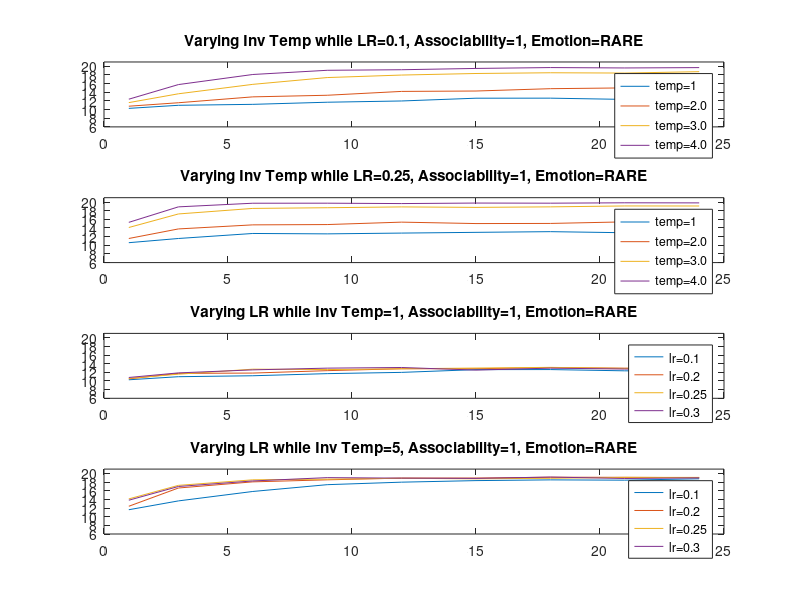

Here is the MATLAB script that generated this plot:
clear all
lrs =[0.1,0.2,0.25,0.3]; %lrates
values=[-1,1,1,1,-1]; %values
value=0; %starting value
inv_temp=[1,2,5,8]; %inverse temperatures
trials_learning=[1,3,6,9,12,15,18,21,24];
associability=[1.0,1.5,2.0,3.0];
trials_testing=20;
counter=0;
for lr=lrs % consider a possible learning rate
    for counter=1:9 %consider a number of learning trials
        for c=1:100
            value=0;
            for j=1:trials_learning(counter)
                if rand<0.6;
                    obs=1;
                    value=value+(lr*(obs-value));
                else
                    obs=0;
                    value=value+((lr*associability(1))*(obs-value));
                end
                
            end
            vc(c)=value;
        end
        value=mean(vc); %average estimate of the transition probability for given # trials and LR.

        it_counter=1;
        for temp=inv_temp %consider a given inverse temperature
            temp;
            
            for k=1:100
                bc=0; %best-choice counter
                for i=1:trials_testing
                    pc=1/(1+exp(-temp*value));
                    if rand<pc
                        choice=1;
                        bc=bc+1;    
                    end
                end
                bcs(k)=bc;
            end
            bc=mean(bcs);
            if lr==0.1
                lr_lowest(it_counter,counter)=bc;
            elseif lr==0.2
                lr_low(it_counter,counter)=bc;
            elseif lr==0.25
                lr_mid(it_counter,counter)=bc;
            else
                lr_high(it_counter,counter)=bc;
            end
            it_counter=it_counter+1;
        end
    end    
end

X=[1,3,6,9,12,15,18,21,24];

lr_mat(1,1:9)=lr_lowest(1,1:9);
lr_mat(2,1:9)=lr_low(1,1:9);
lr_mat(3,1:9)=lr_mid(1,1:9);
lr_mat(4,1:9)=lr_high(1,1:9);

lr_mat2(1,1:9)=lr_lowest(3,1:9);
lr_mat2(2,1:9)=lr_low(3,1:9);
lr_mat2(3,1:9)=lr_mid(3,1:9);
lr_mat2(4,1:9)=lr_high(3,1:9);

figure
subplot(4,1,1);
plot(X,lr_lowest(1,1:9),X,lr_lowest(2,1:9),X,lr_lowest(3,1:9),X,lr_lowest(4,1:9));
ylim([6,21]);
legend('temp=1','temp=2.0','temp=3.0','temp=4.0');
title('Varying Inv Temp while LR=0.1, Associability=1, Emotion=RARE')
subplot(4,1,2);
plot(X,lr_mid(1,1:9),X,lr_mid(2,1:9),X,lr_mid(3,1:9),X,lr_mid(4,1:9));
ylim([6,21]);
legend('temp=1','temp=2.0','temp=3.0','temp=4.0');
title('Varying Inv Temp while LR=0.25, Associability=1, Emotion=RARE')
subplot(4,1,3);
plot(X,lr_mat(1,1:9),X,lr_mat(2,1:9),X,lr_mat(3,1:9),X,lr_mat(4,1:9));
ylim([6,21]);
legend('lr=0.1','lr=0.2','lr=0.25','lr=0.3');
title('Varying LR while Inv Temp=1, Associability=1, Emotion=RARE')
subplot(4,1,4);
plot(X,lr_mat2(1,1:9),X,lr_mat2(2,1:9),X,lr_mat2(3,1:9),X,lr_mat2(4,1:9));
ylim([6,21]);
legend('lr=0.1','lr=0.2','lr=0.25','lr=0.3');
title('Varying LR while Inv Temp=5, Associability=1, Emotion=RARE')
        